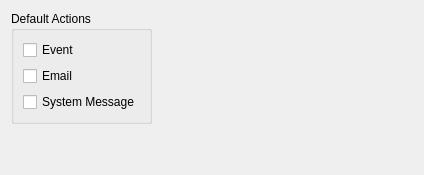
     <widget class="QWidget" name="_alarms">
      <attribute name="title">
       <string>Alarms</string>
      </attribute>
      <layout class="QVBoxLayout">
       <item>
        <layout class="QHBoxLayout">
         <item>
          <widget class="QGroupBox" name="_alarmActionGroup">
           <property name="title">
            <string>Default Actions</string>
           </property>
           <layout class="QVBoxLayout">
            <item>
             <widget class="XCheckBox" name="_alarmEvent">
              <property name="text">
               <string>Event</string>
              </property>
              <property name="forgetful">
               <bool>true</bool>
              </property>
             </widget>
            </item>
            <item>
             <widget class="XCheckBox" name="_alarmEmail">
              <property name="text">
               <string>Email</string>
              </property>
              <property name="forgetful">
               <bool>true</bool>
              </property>
             </widget>
            </item>
            <item>
             <widget class="XCheckBox" name="_alarmSysmsg">
              <property name="text">
               <string>System Message</string>
              </property>
              <property name="forgetful">
               <bool>true</bool>
              </property>
             </widget>
            </item>
           </layout>
          </widget>
         </item>
         <item>
          <spacer>
           <property name="orientation">
            <enum>Qt::Horizontal</enum>
           </property>
           <property name="sizeHint" stdset="0">
            <size>
             <width>261</width>
             <height>20</height>
            </size>
           </property>
          </spacer>
         </item>
        </layout>
       </item>
       <item>
        <spacer>
         <property name="orientation">
          <enum>Qt::Vertical</enum>
         </property>
         <property name="sizeHint" stdset="0">
          <size>
           <width>20</width>
           <height>40</height>
          </size>
         </property>
        </spacer>
       </item>
      </layout>
     </widget>
